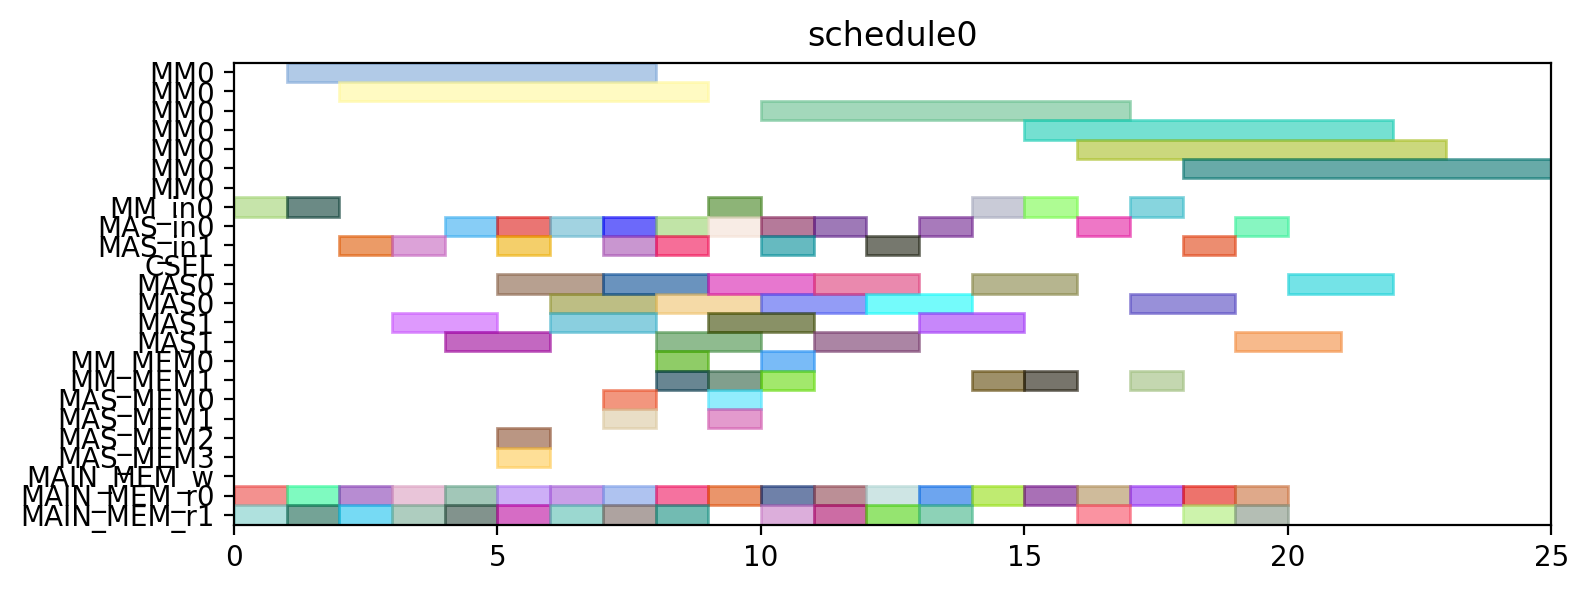

Reproduce this figure in Python.
from pyschedule import Scenario, solvers, plotters, alt


def solve():
	horizon = 120
	S = Scenario("schedule0", horizon=horizon)

	# resource
	MM = S.Resources('MM', num=1, size=7)
	MM_in = S.Resources('MM_in', num=1)
	MAS_in = S.Resources('MAS_in', num=2)
	CSEL = S.Resource('CSEL')
	MAS = S.Resources('MAS', num=2, size=2, periods=range(1, horizon))
	MM_MEM = S.Resources('MM_MEM', num=2)
	MAS_MEM = S.Resources('MAS_MEM', num=4)
	MAIN_MEM_w = S.Resource('MAIN_MEM_w', size=1)
	MAIN_MEM_r = S.Resources('MAIN_MEM_r', num=2)

	# result of previous scheduling

	# new tasks
	c_qinv_denom_inv0 = S.Task('c_qinv_denom_inv0', length=7, delay_cost=1)
	c_qinv_denom_inv0 += alt(MM)
	c_qinv_denom_inv0_in = S.Task('c_qinv_denom_inv0_in', length=1, delay_cost=1)
	c_qinv_denom_inv0_in += alt(MM_in)
	S += c_qinv_denom_inv0_in*MM_in[0]<=c_qinv_denom_inv0*MM[0]
	c_qinv_denom_inv0_mem0 = S.Task('c_qinv_denom_inv0_mem0', length=1, delay_cost=1)
	c_qinv_denom_inv0_mem0 += MAIN_MEM_r[0]
	S += c_qinv_denom_inv0_mem0 <= c_qinv_denom_inv0

	c_qinv_denom_inv0_mem1 = S.Task('c_qinv_denom_inv0_mem1', length=1, delay_cost=1)
	c_qinv_denom_inv0_mem1 += MAIN_MEM_r[1]
	S += c_qinv_denom_inv0_mem1 <= c_qinv_denom_inv0

	c_qinv_denom_inv1_ = S.Task('c_qinv_denom_inv1_', length=7, delay_cost=1)
	c_qinv_denom_inv1_ += alt(MM)
	c_qinv_denom_inv1__in = S.Task('c_qinv_denom_inv1__in', length=1, delay_cost=1)
	c_qinv_denom_inv1__in += alt(MM_in)
	S += c_qinv_denom_inv1__in*MM_in[0]<=c_qinv_denom_inv1_*MM[0]
	c_qinv_denom_inv1__mem0 = S.Task('c_qinv_denom_inv1__mem0', length=1, delay_cost=1)
	c_qinv_denom_inv1__mem0 += MAIN_MEM_r[0]
	S += c_qinv_denom_inv1__mem0 <= c_qinv_denom_inv1_

	c_qinv_denom_inv1__mem1 = S.Task('c_qinv_denom_inv1__mem1', length=1, delay_cost=1)
	c_qinv_denom_inv1__mem1 += MAIN_MEM_r[1]
	S += c_qinv_denom_inv1__mem1 <= c_qinv_denom_inv1_

	c_qinv0_t2 = S.Task('c_qinv0_t2', length=2, delay_cost=1)
	c_qinv0_t2 += alt(MAS)
	c_qinv0_t2_in = S.Task('c_qinv0_t2_in', length=1, delay_cost=1)
	c_qinv0_t2_in += alt(MAS_in)
	S += c_qinv0_t2_in*MAS_in[0]<=c_qinv0_t2*MAS[0]

	S += c_qinv0_t2_in*MAS_in[1]<=c_qinv0_t2*MAS[1]

	c_qinv0_t2_mem0 = S.Task('c_qinv0_t2_mem0', length=1, delay_cost=1)
	c_qinv0_t2_mem0 += MAIN_MEM_r[0]
	S += c_qinv0_t2_mem0 <= c_qinv0_t2

	c_qinv0_t2_mem1 = S.Task('c_qinv0_t2_mem1', length=1, delay_cost=1)
	c_qinv0_t2_mem1 += MAIN_MEM_r[1]
	S += c_qinv0_t2_mem1 <= c_qinv0_t2

	c_qinv1__t2 = S.Task('c_qinv1__t2', length=2, delay_cost=1)
	c_qinv1__t2 += alt(MAS)
	c_qinv1__t2_in = S.Task('c_qinv1__t2_in', length=1, delay_cost=1)
	c_qinv1__t2_in += alt(MAS_in)
	S += c_qinv1__t2_in*MAS_in[0]<=c_qinv1__t2*MAS[0]

	S += c_qinv1__t2_in*MAS_in[1]<=c_qinv1__t2*MAS[1]

	c_qinv1__t2_mem0 = S.Task('c_qinv1__t2_mem0', length=1, delay_cost=1)
	c_qinv1__t2_mem0 += MAIN_MEM_r[0]
	S += c_qinv1__t2_mem0 <= c_qinv1__t2

	c_qinv1__t2_mem1 = S.Task('c_qinv1__t2_mem1', length=1, delay_cost=1)
	c_qinv1__t2_mem1 += MAIN_MEM_r[1]
	S += c_qinv1__t2_mem1 <= c_qinv1__t2

	c0_t0_t2 = S.Task('c0_t0_t2', length=2, delay_cost=1)
	c0_t0_t2 += alt(MAS)
	c0_t0_t2_in = S.Task('c0_t0_t2_in', length=1, delay_cost=1)
	c0_t0_t2_in += alt(MAS_in)
	S += c0_t0_t2_in*MAS_in[0]<=c0_t0_t2*MAS[0]

	S += c0_t0_t2_in*MAS_in[1]<=c0_t0_t2*MAS[1]

	c0_t0_t2_mem0 = S.Task('c0_t0_t2_mem0', length=1, delay_cost=1)
	c0_t0_t2_mem0 += MAIN_MEM_r[0]
	S += c0_t0_t2_mem0 <= c0_t0_t2

	c0_t0_t2_mem1 = S.Task('c0_t0_t2_mem1', length=1, delay_cost=1)
	c0_t0_t2_mem1 += MAIN_MEM_r[1]
	S += c0_t0_t2_mem1 <= c0_t0_t2

	c0_t1_t2 = S.Task('c0_t1_t2', length=2, delay_cost=1)
	c0_t1_t2 += alt(MAS)
	c0_t1_t2_in = S.Task('c0_t1_t2_in', length=1, delay_cost=1)
	c0_t1_t2_in += alt(MAS_in)
	S += c0_t1_t2_in*MAS_in[0]<=c0_t1_t2*MAS[0]

	S += c0_t1_t2_in*MAS_in[1]<=c0_t1_t2*MAS[1]

	c0_t1_t2_mem0 = S.Task('c0_t1_t2_mem0', length=1, delay_cost=1)
	c0_t1_t2_mem0 += MAIN_MEM_r[0]
	S += c0_t1_t2_mem0 <= c0_t1_t2

	c0_t1_t2_mem1 = S.Task('c0_t1_t2_mem1', length=1, delay_cost=1)
	c0_t1_t2_mem1 += MAIN_MEM_r[1]
	S += c0_t1_t2_mem1 <= c0_t1_t2

	c0_t20 = S.Task('c0_t20', length=2, delay_cost=1)
	c0_t20 += alt(MAS)
	c0_t20_in = S.Task('c0_t20_in', length=1, delay_cost=1)
	c0_t20_in += alt(MAS_in)
	S += c0_t20_in*MAS_in[0]<=c0_t20*MAS[0]

	S += c0_t20_in*MAS_in[1]<=c0_t20*MAS[1]

	c0_t20_mem0 = S.Task('c0_t20_mem0', length=1, delay_cost=1)
	c0_t20_mem0 += MAIN_MEM_r[0]
	S += c0_t20_mem0 <= c0_t20

	c0_t20_mem1 = S.Task('c0_t20_mem1', length=1, delay_cost=1)
	c0_t20_mem1 += MAIN_MEM_r[1]
	S += c0_t20_mem1 <= c0_t20

	c0_t21 = S.Task('c0_t21', length=2, delay_cost=1)
	c0_t21 += alt(MAS)
	c0_t21_in = S.Task('c0_t21_in', length=1, delay_cost=1)
	c0_t21_in += alt(MAS_in)
	S += c0_t21_in*MAS_in[0]<=c0_t21*MAS[0]

	S += c0_t21_in*MAS_in[1]<=c0_t21*MAS[1]

	c0_t21_mem0 = S.Task('c0_t21_mem0', length=1, delay_cost=1)
	c0_t21_mem0 += MAIN_MEM_r[0]
	S += c0_t21_mem0 <= c0_t21

	c0_t21_mem1 = S.Task('c0_t21_mem1', length=1, delay_cost=1)
	c0_t21_mem1 += MAIN_MEM_r[1]
	S += c0_t21_mem1 <= c0_t21

	c1_t0_t2 = S.Task('c1_t0_t2', length=2, delay_cost=1)
	c1_t0_t2 += alt(MAS)
	c1_t0_t2_in = S.Task('c1_t0_t2_in', length=1, delay_cost=1)
	c1_t0_t2_in += alt(MAS_in)
	S += c1_t0_t2_in*MAS_in[0]<=c1_t0_t2*MAS[0]

	S += c1_t0_t2_in*MAS_in[1]<=c1_t0_t2*MAS[1]

	c1_t0_t2_mem0 = S.Task('c1_t0_t2_mem0', length=1, delay_cost=1)
	c1_t0_t2_mem0 += MAIN_MEM_r[0]
	S += c1_t0_t2_mem0 <= c1_t0_t2

	c1_t0_t2_mem1 = S.Task('c1_t0_t2_mem1', length=1, delay_cost=1)
	c1_t0_t2_mem1 += MAIN_MEM_r[1]
	S += c1_t0_t2_mem1 <= c1_t0_t2

	c1_t1_t2 = S.Task('c1_t1_t2', length=2, delay_cost=1)
	c1_t1_t2 += alt(MAS)
	c1_t1_t2_in = S.Task('c1_t1_t2_in', length=1, delay_cost=1)
	c1_t1_t2_in += alt(MAS_in)
	S += c1_t1_t2_in*MAS_in[0]<=c1_t1_t2*MAS[0]

	S += c1_t1_t2_in*MAS_in[1]<=c1_t1_t2*MAS[1]

	c1_t1_t2_mem0 = S.Task('c1_t1_t2_mem0', length=1, delay_cost=1)
	c1_t1_t2_mem0 += MAIN_MEM_r[0]
	S += c1_t1_t2_mem0 <= c1_t1_t2

	c1_t1_t2_mem1 = S.Task('c1_t1_t2_mem1', length=1, delay_cost=1)
	c1_t1_t2_mem1 += MAIN_MEM_r[1]
	S += c1_t1_t2_mem1 <= c1_t1_t2

	c1_t20 = S.Task('c1_t20', length=2, delay_cost=1)
	c1_t20 += alt(MAS)
	c1_t20_in = S.Task('c1_t20_in', length=1, delay_cost=1)
	c1_t20_in += alt(MAS_in)
	S += c1_t20_in*MAS_in[0]<=c1_t20*MAS[0]

	S += c1_t20_in*MAS_in[1]<=c1_t20*MAS[1]

	c1_t20_mem0 = S.Task('c1_t20_mem0', length=1, delay_cost=1)
	c1_t20_mem0 += MAIN_MEM_r[0]
	S += c1_t20_mem0 <= c1_t20

	c1_t20_mem1 = S.Task('c1_t20_mem1', length=1, delay_cost=1)
	c1_t20_mem1 += MAIN_MEM_r[1]
	S += c1_t20_mem1 <= c1_t20

	c1_t21 = S.Task('c1_t21', length=2, delay_cost=1)
	c1_t21 += alt(MAS)
	c1_t21_in = S.Task('c1_t21_in', length=1, delay_cost=1)
	c1_t21_in += alt(MAS_in)
	S += c1_t21_in*MAS_in[0]<=c1_t21*MAS[0]

	S += c1_t21_in*MAS_in[1]<=c1_t21*MAS[1]

	c1_t21_mem0 = S.Task('c1_t21_mem0', length=1, delay_cost=1)
	c1_t21_mem0 += MAIN_MEM_r[0]
	S += c1_t21_mem0 <= c1_t21

	c1_t21_mem1 = S.Task('c1_t21_mem1', length=1, delay_cost=1)
	c1_t21_mem1 += MAIN_MEM_r[1]
	S += c1_t21_mem1 <= c1_t21

	c2_t0_t2 = S.Task('c2_t0_t2', length=2, delay_cost=1)
	c2_t0_t2 += alt(MAS)
	c2_t0_t2_in = S.Task('c2_t0_t2_in', length=1, delay_cost=1)
	c2_t0_t2_in += alt(MAS_in)
	S += c2_t0_t2_in*MAS_in[0]<=c2_t0_t2*MAS[0]

	S += c2_t0_t2_in*MAS_in[1]<=c2_t0_t2*MAS[1]

	c2_t0_t2_mem0 = S.Task('c2_t0_t2_mem0', length=1, delay_cost=1)
	c2_t0_t2_mem0 += MAIN_MEM_r[0]
	S += c2_t0_t2_mem0 <= c2_t0_t2

	c2_t0_t2_mem1 = S.Task('c2_t0_t2_mem1', length=1, delay_cost=1)
	c2_t0_t2_mem1 += MAIN_MEM_r[1]
	S += c2_t0_t2_mem1 <= c2_t0_t2

	c2_t1_t2 = S.Task('c2_t1_t2', length=2, delay_cost=1)
	c2_t1_t2 += alt(MAS)
	c2_t1_t2_in = S.Task('c2_t1_t2_in', length=1, delay_cost=1)
	c2_t1_t2_in += alt(MAS_in)
	S += c2_t1_t2_in*MAS_in[0]<=c2_t1_t2*MAS[0]

	S += c2_t1_t2_in*MAS_in[1]<=c2_t1_t2*MAS[1]

	c2_t1_t2_mem0 = S.Task('c2_t1_t2_mem0', length=1, delay_cost=1)
	c2_t1_t2_mem0 += MAIN_MEM_r[0]
	S += c2_t1_t2_mem0 <= c2_t1_t2

	c2_t1_t2_mem1 = S.Task('c2_t1_t2_mem1', length=1, delay_cost=1)
	c2_t1_t2_mem1 += MAIN_MEM_r[1]
	S += c2_t1_t2_mem1 <= c2_t1_t2

	c2_t20 = S.Task('c2_t20', length=2, delay_cost=1)
	c2_t20 += alt(MAS)
	c2_t20_in = S.Task('c2_t20_in', length=1, delay_cost=1)
	c2_t20_in += alt(MAS_in)
	S += c2_t20_in*MAS_in[0]<=c2_t20*MAS[0]

	S += c2_t20_in*MAS_in[1]<=c2_t20*MAS[1]

	c2_t20_mem0 = S.Task('c2_t20_mem0', length=1, delay_cost=1)
	c2_t20_mem0 += MAIN_MEM_r[0]
	S += c2_t20_mem0 <= c2_t20

	c2_t20_mem1 = S.Task('c2_t20_mem1', length=1, delay_cost=1)
	c2_t20_mem1 += MAIN_MEM_r[1]
	S += c2_t20_mem1 <= c2_t20

	c2_t21 = S.Task('c2_t21', length=2, delay_cost=1)
	c2_t21 += alt(MAS)
	c2_t21_in = S.Task('c2_t21_in', length=1, delay_cost=1)
	c2_t21_in += alt(MAS_in)
	S += c2_t21_in*MAS_in[0]<=c2_t21*MAS[0]

	S += c2_t21_in*MAS_in[1]<=c2_t21*MAS[1]

	c2_t21_mem0 = S.Task('c2_t21_mem0', length=1, delay_cost=1)
	c2_t21_mem0 += MAIN_MEM_r[0]
	S += c2_t21_mem0 <= c2_t21

	c2_t21_mem1 = S.Task('c2_t21_mem1', length=1, delay_cost=1)
	c2_t21_mem1 += MAIN_MEM_r[1]
	S += c2_t21_mem1 <= c2_t21

	c_qinv0_t0 = S.Task('c_qinv0_t0', length=7, delay_cost=1)
	c_qinv0_t0 += alt(MM)
	c_qinv0_t0_in = S.Task('c_qinv0_t0_in', length=1, delay_cost=1)
	c_qinv0_t0_in += alt(MM_in)
	S += c_qinv0_t0_in*MM_in[0]<=c_qinv0_t0*MM[0]
	c_qinv0_t0_mem0 = S.Task('c_qinv0_t0_mem0', length=1, delay_cost=1)
	c_qinv0_t0_mem0 += MAIN_MEM_r[0]
	S += c_qinv0_t0_mem0 <= c_qinv0_t0

	c_qinv0_t0_mem1 = S.Task('c_qinv0_t0_mem1', length=1, delay_cost=1)
	c_qinv0_t0_mem1 += alt(MM_MEM)
	S += (c_qinv_denom_inv0*MM[0])-1 < c_qinv0_t0_mem1*MM_MEM[1]
	S += c_qinv0_t0_mem1 <= c_qinv0_t0

	c_qinv0_t1 = S.Task('c_qinv0_t1', length=7, delay_cost=1)
	c_qinv0_t1 += alt(MM)
	c_qinv0_t1_in = S.Task('c_qinv0_t1_in', length=1, delay_cost=1)
	c_qinv0_t1_in += alt(MM_in)
	S += c_qinv0_t1_in*MM_in[0]<=c_qinv0_t1*MM[0]
	c_qinv0_t1_mem0 = S.Task('c_qinv0_t1_mem0', length=1, delay_cost=1)
	c_qinv0_t1_mem0 += MAIN_MEM_r[0]
	S += c_qinv0_t1_mem0 <= c_qinv0_t1

	c_qinv0_t1_mem1 = S.Task('c_qinv0_t1_mem1', length=1, delay_cost=1)
	c_qinv0_t1_mem1 += alt(MM_MEM)
	S += (c_qinv_denom_inv1_*MM[0])-1 < c_qinv0_t1_mem1*MM_MEM[1]
	S += c_qinv0_t1_mem1 <= c_qinv0_t1

	c_qinv0_t3 = S.Task('c_qinv0_t3', length=2, delay_cost=1)
	c_qinv0_t3 += alt(MAS)
	c_qinv0_t3_in = S.Task('c_qinv0_t3_in', length=1, delay_cost=1)
	c_qinv0_t3_in += alt(MAS_in)
	S += c_qinv0_t3_in*MAS_in[0]<=c_qinv0_t3*MAS[0]

	S += c_qinv0_t3_in*MAS_in[1]<=c_qinv0_t3*MAS[1]

	c_qinv0_t3_mem0 = S.Task('c_qinv0_t3_mem0', length=1, delay_cost=1)
	c_qinv0_t3_mem0 += alt(MM_MEM)
	S += (c_qinv_denom_inv0*MM[0])-1 < c_qinv0_t3_mem0*MM_MEM[0]
	S += c_qinv0_t3_mem0 <= c_qinv0_t3

	c_qinv0_t3_mem1 = S.Task('c_qinv0_t3_mem1', length=1, delay_cost=1)
	c_qinv0_t3_mem1 += alt(MM_MEM)
	S += (c_qinv_denom_inv1_*MM[0])-1 < c_qinv0_t3_mem1*MM_MEM[1]
	S += c_qinv0_t3_mem1 <= c_qinv0_t3

	c_qinv1__t0 = S.Task('c_qinv1__t0', length=7, delay_cost=1)
	c_qinv1__t0 += alt(MM)
	c_qinv1__t0_in = S.Task('c_qinv1__t0_in', length=1, delay_cost=1)
	c_qinv1__t0_in += alt(MM_in)
	S += c_qinv1__t0_in*MM_in[0]<=c_qinv1__t0*MM[0]
	c_qinv1__t0_mem0 = S.Task('c_qinv1__t0_mem0', length=1, delay_cost=1)
	c_qinv1__t0_mem0 += MAIN_MEM_r[0]
	S += c_qinv1__t0_mem0 <= c_qinv1__t0

	c_qinv1__t0_mem1 = S.Task('c_qinv1__t0_mem1', length=1, delay_cost=1)
	c_qinv1__t0_mem1 += alt(MM_MEM)
	S += (c_qinv_denom_inv0*MM[0])-1 < c_qinv1__t0_mem1*MM_MEM[1]
	S += c_qinv1__t0_mem1 <= c_qinv1__t0

	c_qinv1__t1 = S.Task('c_qinv1__t1', length=7, delay_cost=1)
	c_qinv1__t1 += alt(MM)
	c_qinv1__t1_in = S.Task('c_qinv1__t1_in', length=1, delay_cost=1)
	c_qinv1__t1_in += alt(MM_in)
	S += c_qinv1__t1_in*MM_in[0]<=c_qinv1__t1*MM[0]
	c_qinv1__t1_mem0 = S.Task('c_qinv1__t1_mem0', length=1, delay_cost=1)
	c_qinv1__t1_mem0 += MAIN_MEM_r[0]
	S += c_qinv1__t1_mem0 <= c_qinv1__t1

	c_qinv1__t1_mem1 = S.Task('c_qinv1__t1_mem1', length=1, delay_cost=1)
	c_qinv1__t1_mem1 += alt(MM_MEM)
	S += (c_qinv_denom_inv1_*MM[0])-1 < c_qinv1__t1_mem1*MM_MEM[1]
	S += c_qinv1__t1_mem1 <= c_qinv1__t1

	c_qinv1__t3 = S.Task('c_qinv1__t3', length=2, delay_cost=1)
	c_qinv1__t3 += alt(MAS)
	c_qinv1__t3_in = S.Task('c_qinv1__t3_in', length=1, delay_cost=1)
	c_qinv1__t3_in += alt(MAS_in)
	S += c_qinv1__t3_in*MAS_in[0]<=c_qinv1__t3*MAS[0]

	S += c_qinv1__t3_in*MAS_in[1]<=c_qinv1__t3*MAS[1]

	c_qinv1__t3_mem0 = S.Task('c_qinv1__t3_mem0', length=1, delay_cost=1)
	c_qinv1__t3_mem0 += alt(MM_MEM)
	S += (c_qinv_denom_inv0*MM[0])-1 < c_qinv1__t3_mem0*MM_MEM[0]
	S += c_qinv1__t3_mem0 <= c_qinv1__t3

	c_qinv1__t3_mem1 = S.Task('c_qinv1__t3_mem1', length=1, delay_cost=1)
	c_qinv1__t3_mem1 += alt(MM_MEM)
	S += (c_qinv_denom_inv1_*MM[0])-1 < c_qinv1__t3_mem1*MM_MEM[1]
	S += c_qinv1__t3_mem1 <= c_qinv1__t3

	c0_t4_t2 = S.Task('c0_t4_t2', length=2, delay_cost=1)
	c0_t4_t2 += alt(MAS)
	c0_t4_t2_in = S.Task('c0_t4_t2_in', length=1, delay_cost=1)
	c0_t4_t2_in += alt(MAS_in)
	S += c0_t4_t2_in*MAS_in[0]<=c0_t4_t2*MAS[0]

	S += c0_t4_t2_in*MAS_in[1]<=c0_t4_t2*MAS[1]

	c0_t4_t2_mem0 = S.Task('c0_t4_t2_mem0', length=1, delay_cost=1)
	c0_t4_t2_mem0 += alt(MAS_MEM)
	S += (c0_t20*MAS[0])-1 < c0_t4_t2_mem0*MAS_MEM[0]
	S += (c0_t20*MAS[1])-1 < c0_t4_t2_mem0*MAS_MEM[2]
	S += c0_t4_t2_mem0 <= c0_t4_t2

	c0_t4_t2_mem1 = S.Task('c0_t4_t2_mem1', length=1, delay_cost=1)
	c0_t4_t2_mem1 += alt(MAS_MEM)
	S += (c0_t21*MAS[0])-1 < c0_t4_t2_mem1*MAS_MEM[1]
	S += (c0_t21*MAS[1])-1 < c0_t4_t2_mem1*MAS_MEM[3]
	S += c0_t4_t2_mem1 <= c0_t4_t2

	c1_t4_t2 = S.Task('c1_t4_t2', length=2, delay_cost=1)
	c1_t4_t2 += alt(MAS)
	c1_t4_t2_in = S.Task('c1_t4_t2_in', length=1, delay_cost=1)
	c1_t4_t2_in += alt(MAS_in)
	S += c1_t4_t2_in*MAS_in[0]<=c1_t4_t2*MAS[0]

	S += c1_t4_t2_in*MAS_in[1]<=c1_t4_t2*MAS[1]

	c1_t4_t2_mem0 = S.Task('c1_t4_t2_mem0', length=1, delay_cost=1)
	c1_t4_t2_mem0 += alt(MAS_MEM)
	S += (c1_t20*MAS[0])-1 < c1_t4_t2_mem0*MAS_MEM[0]
	S += (c1_t20*MAS[1])-1 < c1_t4_t2_mem0*MAS_MEM[2]
	S += c1_t4_t2_mem0 <= c1_t4_t2

	c1_t4_t2_mem1 = S.Task('c1_t4_t2_mem1', length=1, delay_cost=1)
	c1_t4_t2_mem1 += alt(MAS_MEM)
	S += (c1_t21*MAS[0])-1 < c1_t4_t2_mem1*MAS_MEM[1]
	S += (c1_t21*MAS[1])-1 < c1_t4_t2_mem1*MAS_MEM[3]
	S += c1_t4_t2_mem1 <= c1_t4_t2

	c2_t4_t2 = S.Task('c2_t4_t2', length=2, delay_cost=1)
	c2_t4_t2 += alt(MAS)
	c2_t4_t2_in = S.Task('c2_t4_t2_in', length=1, delay_cost=1)
	c2_t4_t2_in += alt(MAS_in)
	S += c2_t4_t2_in*MAS_in[0]<=c2_t4_t2*MAS[0]

	S += c2_t4_t2_in*MAS_in[1]<=c2_t4_t2*MAS[1]

	c2_t4_t2_mem0 = S.Task('c2_t4_t2_mem0', length=1, delay_cost=1)
	c2_t4_t2_mem0 += alt(MAS_MEM)
	S += (c2_t20*MAS[0])-1 < c2_t4_t2_mem0*MAS_MEM[0]
	S += (c2_t20*MAS[1])-1 < c2_t4_t2_mem0*MAS_MEM[2]
	S += c2_t4_t2_mem0 <= c2_t4_t2

	c2_t4_t2_mem1 = S.Task('c2_t4_t2_mem1', length=1, delay_cost=1)
	c2_t4_t2_mem1 += alt(MAS_MEM)
	S += (c2_t21*MAS[0])-1 < c2_t4_t2_mem1*MAS_MEM[1]
	S += (c2_t21*MAS[1])-1 < c2_t4_t2_mem1*MAS_MEM[3]
	S += c2_t4_t2_mem1 <= c2_t4_t2

	solvers.mip.solve(S,msg=1,kind='CPLEX',ratio_gap=1.01)

	solution = [['hoge']*len(S.solution()[1]) for i in range(len(S.solution()))]
	for i in range(len(S.solution())):
		for j in range(len(S.solution()[i])):
			solution[i][j]=str(S.solution()[i][j])
	print(solution)

	cycles = int(solution[-1][3])

	pic_file_name = "/mnt/rose/usr1/fukuda/ABE/multiRAM_multiMAS_16mux/scheduling_result/stage7MM1_stage2MAS2/FP12_INV_AFTER_FPINV/schedule0.png"
	if(S.solution() != []):
		plotters.matplotlib.plot(S,img_filename=pic_file_name, show_task_labels=False, fig_size=(cycles*0.25+3, 3))

	return solution
